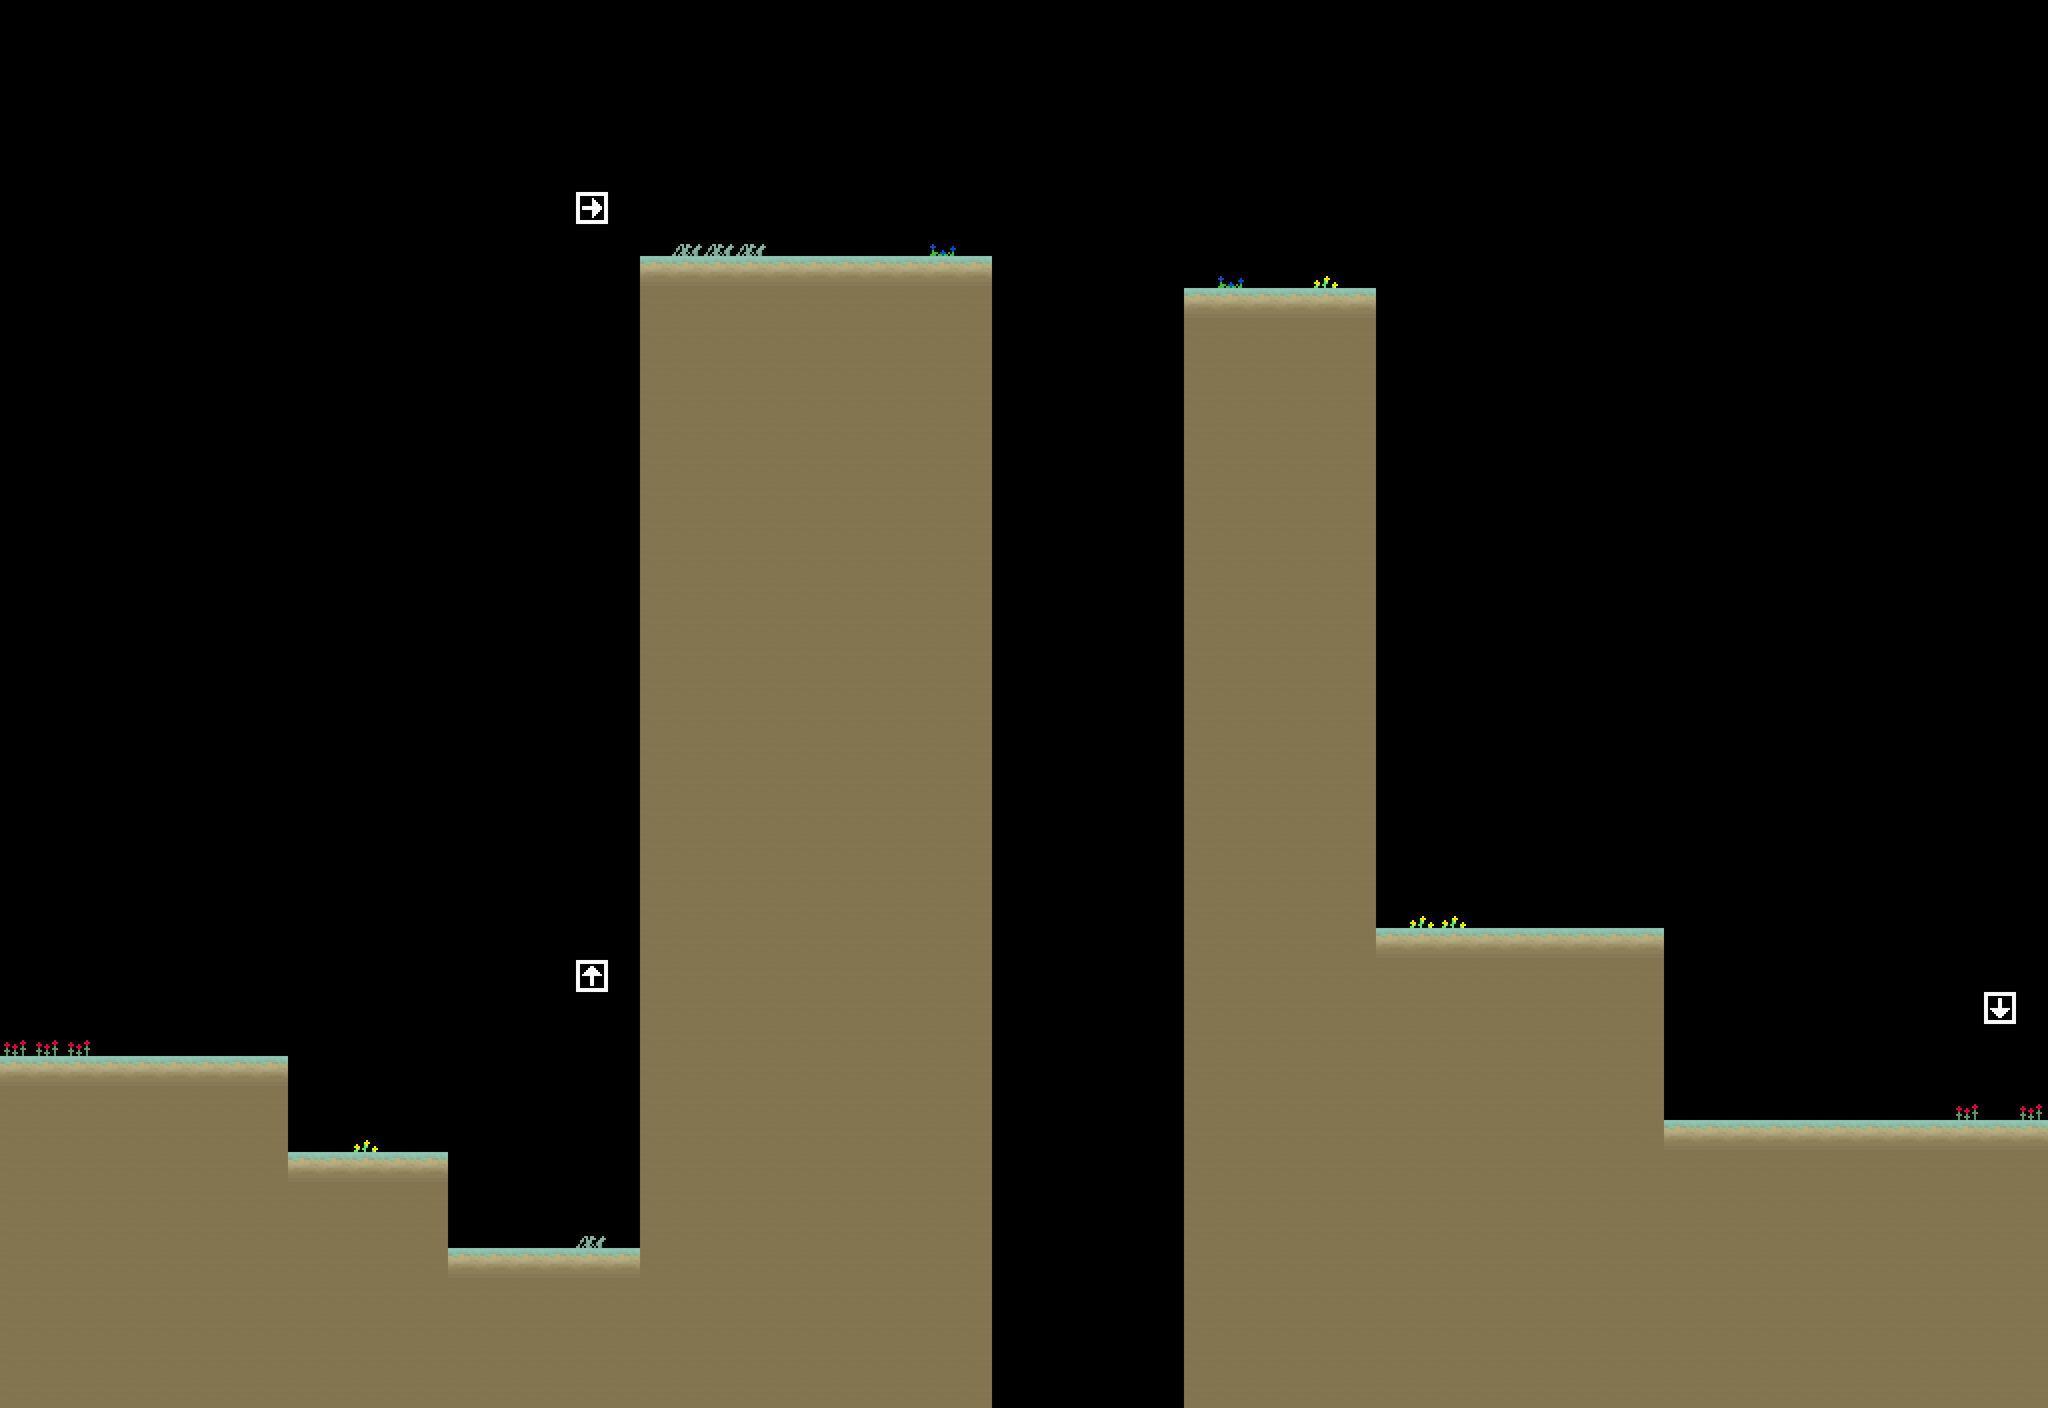

Below is a game level as drawn by its tile map, then a one-line description and the .tmx that defines it (tile-layer data replaced by summaries):
An orthogonal 64x44 tile map with 48x48 px tiles, 1 tile layer (Tile Layer 1).

<map version="1.0" orientation="orthogonal" width="64" height="44" tilewidth="48" tileheight="48">
 <tileset firstgid="1" name="formalcode" tilewidth="48" tileheight="48">
  <properties>
   <property name="collision" value="true" />
   <property name="collision=true" value="true" />
  </properties>
  <image source="ground.png" width="192" height="192" />
  <tile id="0">
   <properties>
    <property name="collision" value="true" />
   </properties>
  </tile>
  <tile id="8">
   <properties>
    <property name="sensor" value="true" />
   </properties>
  </tile>
  <tile id="9">
   <properties>
    <property name="sensor" value="true" />
   </properties>
  </tile>
  <tile id="10">
   <properties>
    <property name="sensor" value="true" />
   </properties>
  </tile>
  <tile id="11">
   <properties>
    <property name="sensor" value="true" />
   </properties>
  </tile>
  <tile id="12">
   <properties>
    <property name="sensor" value="true" />
   </properties>
  </tile>
  <tile id="13">
   <properties>
    <property name="sensor" value="true" />
   </properties>
  </tile>
  <tile id="14">
   <properties>
    <property name="sensor" value="true" />
   </properties>
  </tile>
  <tile id="15">
   <properties>
    <property name="sensor" value="true" />
   </properties>
  </tile>
 </tileset>
 <layer name="Tile Layer 1" width="64" height="44">
  <properties>
   <property name="bellex" value="3" />
   <property name="belley" value="32" />
   <property name="bucketx" value="62" />
   <property name="buckety" value="34" />
   <property name="collision" value="true" />
  </properties>
  <data>[2816 cells, 1036 non-empty, 9 distinct tile ids]</data>
 </layer>
</map>
